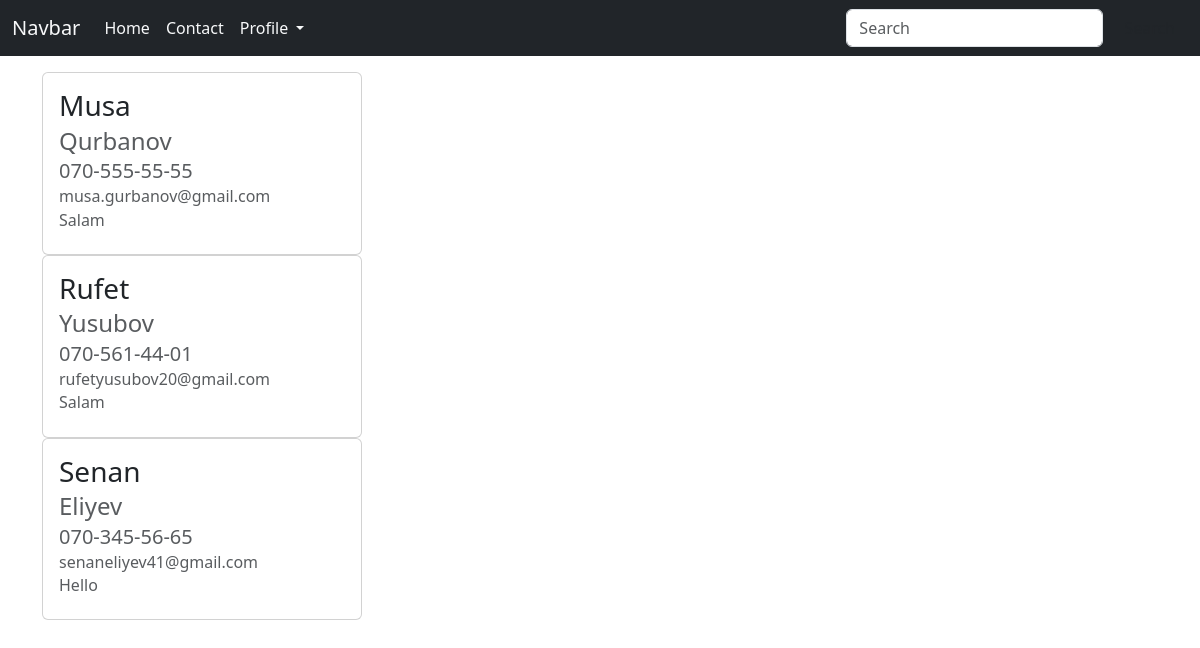
/contaction/messages/ (signed in), run on the app's committed database.
### contact/models.py (models this page shows, shortened)
class ContactModel(models.Model):
    name = models.CharField(max_length=100)
    surname = models.CharField(max_length=100)
    email = models.EmailField()
    telephone = models.CharField(max_length=100)
    message = models.TextField(blank=True, null=True)

### contact/views.py (the view)
# urls.py: path('messages/',views.messagess,name='messages')
def messagess(request):
    if not request.user.is_staff:
        raise Http404
    profile = ContactModel.objects.order_by("id")
    context = {
        "profiles" : profile
    }
    return render(request,'messages.html',context)

### templates/messages.html (shortened to what this page needs)
{% extends 'base.html' %}
{% block content %}
<div class = "container mt-3">
  {% for profile in profiles %}
  <div class="card" style="width: 20rem;">
    <div class="card-body">
      <h3 class="card-title">{{profile.name}}</h3>
      <h4 class="card-subtitle mb-2 text-body-secondary">{{profile.surname}}</h4>
      <h5 class="card-subtitle mb-2 text-body-secondary">{{profile.telephone}}</h5>
      <h6 class="card-subtitle mb-2 text-body-secondary">{{profile.email}}</h6>
      <h6 class="card-subtitle mb-2 text-body-secondary">{{profile.message}}</h6>
    </div>
  </div>
  {% endfor %}
  {% endblock %}

### data on the page
ContactModel: name "Musa", surname "Qurbanov", telephone "070-555-55-55", email "musa.gurbanov@gmail.com", message "Salam"
ContactModel: name "Rufet", surname "Yusubov", telephone "070-561-44-01", email "rufetyusubov20@gmail.com", message "Salam"
ContactModel: name "Senan", surname "Eliyev", telephone "070-345-56-65", email "senaneliyev41@gmail.com", message "Hello"
